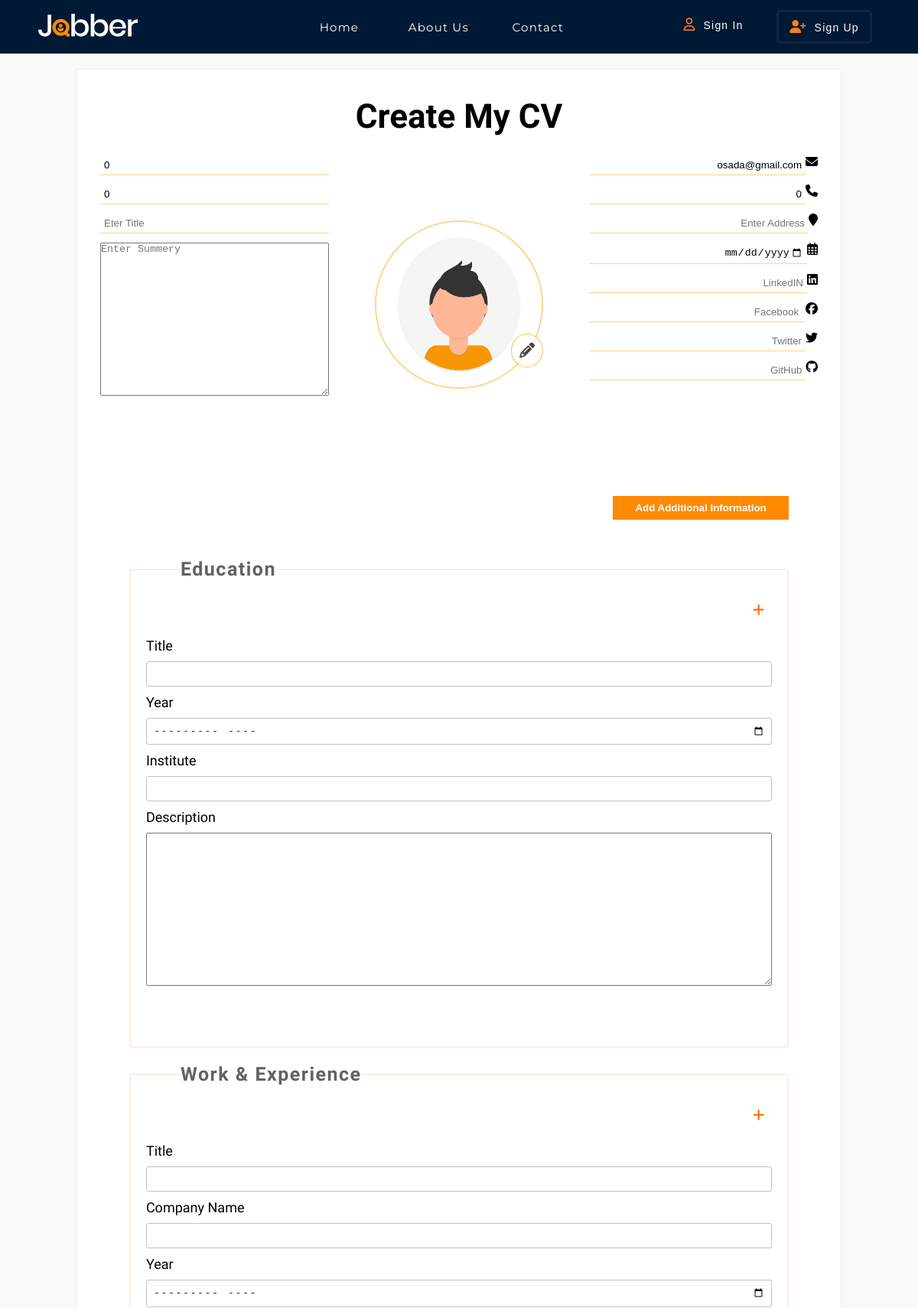
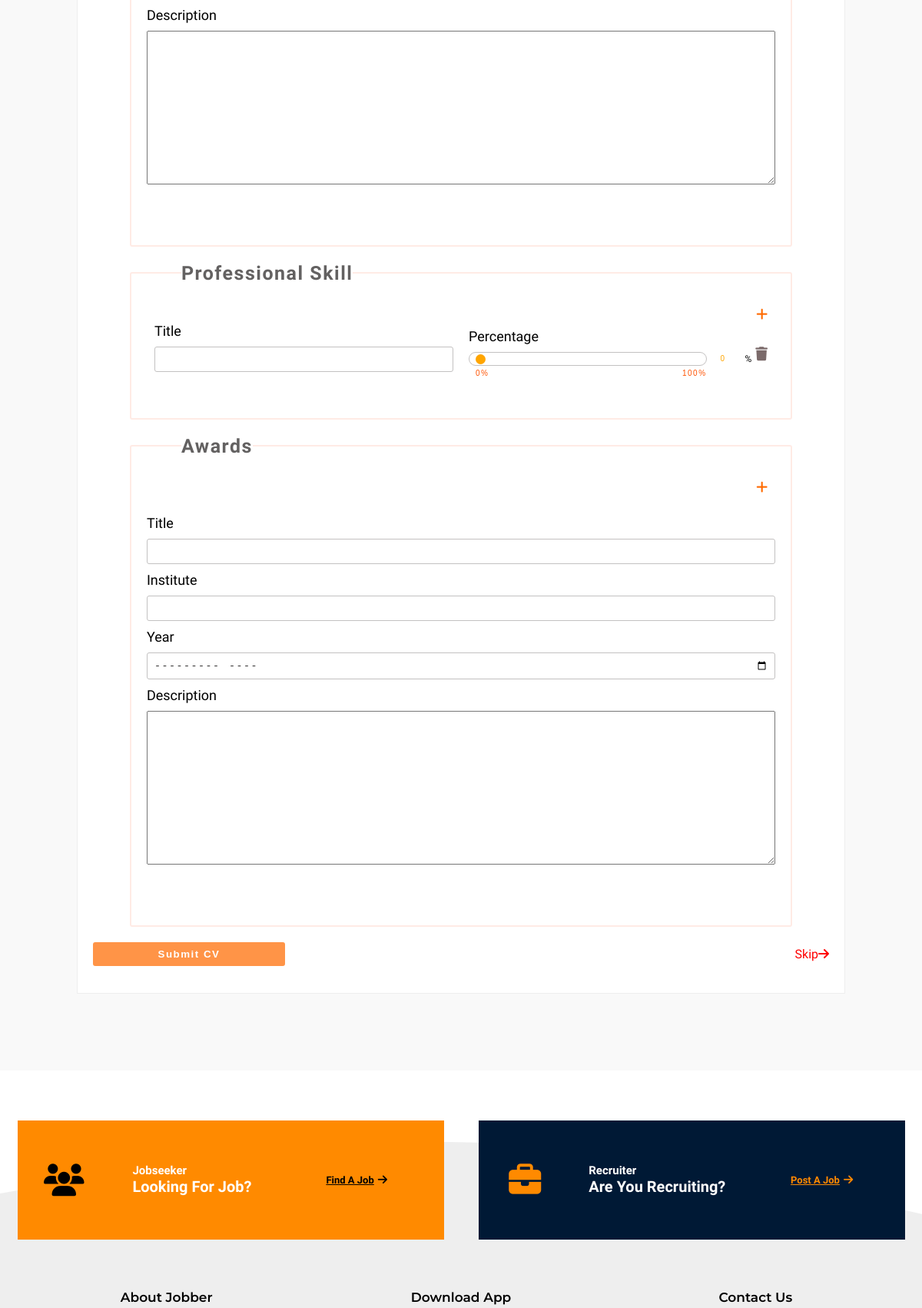
Page /cv.php?seeker_id=1 (upper part) on the committed database (2 pictures, top to bottom).
### tables this page shows
CREATE TABLE IF NOT EXISTS `seeker` (
  `seeker_id` int(255) NOT NULL AUTO_INCREMENT,
  `first_name` varchar(50) NOT NULL,
  `last_name` varchar(50) NOT NULL,
  `username` varchar(30) NOT NULL,
  `qualification` varchar(200) NOT NULL DEFAULT 'no',
  `email` varchar(100) NOT NULL,
  `phone_number` varchar(20) NOT NULL,
  `password` varchar(100) NOT NULL,
  `is_image` tinyint(1) NOT NULL,
  `is_deleted` tinyint(1) NOT NULL,
  PRIMARY KEY (`seeker_id`)
);

### cv.php (the view, shortened to what this page needs)
<?php require_once("inc/connection.php"); ?>
<?php
	if (isset($_GET["seeker_id"])) {
		$seeker_id=$_GET["seeker_id"];
	}
	else{
		header("location:index.php");
	}
	$query="SELECT * FROM seeker WHERE seeker_id={$seeker_id} LIMIT 1";
	$result=mysqli_query($connection ,$query);
	if ($result) {
		if (mysqli_num_rows($result)==1) {
			$details = mysqli_fetch_assoc($result);
			$first_name=$details["first_name"];
			$last_name=$details["last_name"];
			$email=$details["email"];
			$phone_number=$details["phone_number"];
			$is_image=$details["is_image"];
		}
		else{
			header("location:index.php");
		}
	}
	else{
			header("location:index.php");
	}
	$title1="";
	$summery="";
	$address="";
	$birtthday="";
	$LinkedIN="";
	$Facebook="";
	$twitter="";
	$git="";
?>
<!DOCTYPE html>
<html lang="en">
<head>
	<link rel="stylesheet" href="css/index.css">
	<link rel="stylesheet" href="css/cv.css">
	<link rel="stylesheet" href="https://unpkg.com/aos@next/dist/aos.css" />
	<link rel="stylesheet" href="https://cdnjs.cloudflare.com/ajax/libs/cropper/4.1.0/cropper.min.css">
	<link rel="stylesheet" href="css/media-queries/index-media.css">
	<link rel="stylesheet" href="css/media-queries/cv-media.css">
</head>
<body>
	<?php require_once("inc/header.php") ?>
	<div class="main">
		<div class="create">
			<h1>Create My CV</h1>
		</div>
		<form action="cv.php?seeker_id=<?php echo $seeker_id; ?>" method="post" enctype="multipart/form-data">
		<div class="cv">
			<div class="row1">
				<div class="column">
					<input type="text" name="firstname" placeholder="Eter First Name" value="<?php echo $first_name; ?>">
					<input type="text" name="lastname" placeholder="Eter Last Name" value="<?php echo $last_name; ?>">
					<p>
					<input type="text" name="title1" placeholder="Eter Title" value="<?php echo $title1; ?>">
					</p>
					<p>
						<textarea name="summery" placeholder="Enter Summery" cols="30" rows="10" maxlength="100"><?php echo $summery; ?></textarea>
					</p>
				</div>
				<div class="column">
					<div class="up_cv_pic">
						<div class="cv-pic">
							<?php
								if ($is_image==0) {
									echo "<img src=\"imj/profile_pictures/default.jpg\">";
								}
								else{
									echo "<img src=\"imj/profile_pictures/seekers/" . $seeker_id . ".jpg\">";
								}
							 ?>
						 </div>
						 <div class="up-but">
								<label for="upload-pic"><i class="fas fa-pencil-alt"></i></label>
						</div>
					</div>
				</div>
				<div class="column">
					<p>
					<input type="email" name="email" placeholder="Enter Email" value="<?php echo $email ?>"><i class="fas fa-envelope"></i>
					</p>
					<p>
					<input type="text" name="phonenumber" placeholder="Enter Phone Number" value="<?php echo $phone_number ?>"><i class="fas fa-phone"></i>
					</p>
					<p>
					<input type="text" name="address" placeholder="Enter Address" value="<?php echo $address; ?>"><i class="fas fa-map-marker"></i>
					</p>
					<p>
					<input type="date" name="birtthday" placeholder="Enter Your Birth Day" value="<?php echo $birtthday ?>"><i class="far fa-calendar-alt"></i>
					</p>
					<p>
					<input type="text" name="LinkedIN" placeholder="LinkedIN" value="<?php echo $LinkedIN ?>"><i class="fab fa-linkedin"></i>
					</p>
					<p>
					<input type="text" name="Facebook" placeholder="Facebook " value="<?php echo $Facebook ?>"><i class="fab fa-facebook"></i>
					</p>
					<p>
					<input type="text" name="twitter" placeholder="Twitter" value="<?php echo $twitter ?>"><i class="fab fa-twitter"></i>
					</p>
					<p>
					<input type="text" name="git" placeholder="GitHub" value="<?php echo $git ?>"><i class="fab fa-github"></i>
					</p>
				</div>
			</div>
			<div class="additional_sect">
				<div class="additional_row">
					<button type="button" id="addAdditional">Add Additional Information</button>
				</div>
			</div>
			<div class="row2">
					<div class="row">
						<fieldset class="ed_fl">
							<legend><h1>Education</h1></legend>
							<div class="add_row">
								<button class="ad_sk ad_ed" type="button"><i class="fas fa-plus"></i></button>
							</div>
							<div class="ed_fl_row">
								<p>
									<label for="">Title</label>
									<input type="text" name="education_title[]" value="">
								</p>
								<p>
									<label for="">Year</label>
									<input type="month" name="education_year[]" value="">
								</p>
								<p>
									<label for="">Institute</label>
									<input type="text" name="education_institute[]" value="">
								</p>
								<p>
									<label for="">Description</label>
									<textarea name="education_description[]" class="des" maxlength="500"></textarea>
								</p>
							</div>
						</fieldset>
					</div>
					<div class="row">
						<fieldset class="we_fl">
							<legend><h1>Work & Experience</h1></legend>
							<div class="add_row">
								<button class="ad_sk ad_we" type="button"><i class="fas fa-plus"></i></button>
							</div>
							<div class="we_fl_row">
								<p>
									<label for="">Title</label>
									<input type="text" name="work_title[]" value="">
								</p>
								<p>
									<label for="">Company Name</label>
									<input type="text" name="work_name[]" value="">
								</p>
								<p>
									<label for="">Year</label>
									<input type="month" name="work_year[]" value="">
								</p>
								<p>
									<label for="">Description</label>
									<textarea name="description[]" cols="30" rows="10" maxlength="500"></textarea>
								</p>
							</div>
						</fieldset>
					</div>
					<div class="row">
						<fieldset>
							<legend><h1>Professional Skill</h1></legend>
							<div class="add_row">
								<button class="ad_sk" id="ad_sk" type="button"><i class="fas fa-plus"></i></button>
							</div>
							<div class="skills">
								<div class="sk_row">
									<p>
										<label for="">Title</label>
										<input type="text" name="professional_title1[]">
									</p>
										<div class="prc">
											<div class="twopc">
												<label for="">Percentage</label>
												<input type="range" name="professional_precenage1[]" min="0" max="100" value="0" id="get1" oninput="scrol(event)">
											</div>
											<div class="twopcs">
												<input class="range_box" type="text" id="valu1" min="0" max="100" value="0" oninput="just1()">
												<span>%</span>
												<button type="button" class="butdl" onclick="dl_row(event)"><i class="fas fa-trash"></i></button>
											</div>
										</div>
								</div>
							</div>
						</fieldset>
					</div>
					<div class="row">
						<fieldset class="aw_fl">
							<legend><h1>Awards</h1></legend>
							<div class="add_row">
								<button class="ad_sk ad_aw" type="button"><i class="fas fa-plus"></i></button>
							</div>
							<div class="aw_fl_row">
								<p>
									<label for="">Title</label>
									<input type="text" name="award_title[]" value="">
								</p>
								<p>
									<label for="">Institute</label>
									<input type="text" name="award_institute[]" value="">
								</p>
								<p>
									<label for="">Year</label>
									<input type="month" name="awards_year[]" value="">
								</p>
								<p>
									<label for="">Description</label>
									<textarea name="award_description[]" cols="30" rows="10" maxlength="500"></textarea>
								</p>
							</div>
						</fieldset>
					</div>
			</div>
			<div class="row3">
				<div class="cvbut">
					<input type="submit" name="submit" value="Submit CV">
				</div>
				<a href="index.php" class="skip">Skip<i class="fas fa-arrow-right"></i></a>
			</div>
		</div>
		</form>
	</div>
<footer>
	<?php require_once("inc/footer.php"); ?>
</footer>
</body>
</html>

### css/index.css (style rules this page uses)
* { margin: 0; padding: 0; text-decoration: none; box-sizing: border-box; }
footer { width: 100%; margin-top: 100px; }

### rows in the picture
seeker: firstname "0", lastname "0", email "osada@gmail.com", phonenumber "0"
